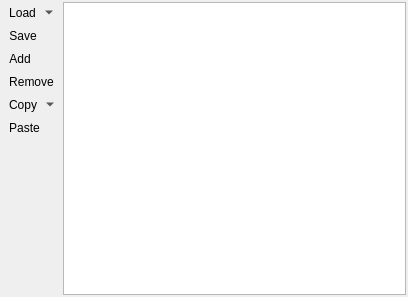
<?xml version="1.0" encoding="UTF-8"?>
<ui version="4.0">
 <class>Form</class>
 <widget class="QWidget" name="Form">
  <property name="geometry">
   <rect>
    <x>0</x>
    <y>0</y>
    <width>408</width>
    <height>297</height>
   </rect>
  </property>
  <property name="windowTitle">
   <string>Form</string>
  </property>
  <layout class="QHBoxLayout" name="horizontalLayout">
   <property name="spacing">
    <number>2</number>
   </property>
   <property name="leftMargin">
    <number>2</number>
   </property>
   <property name="topMargin">
    <number>2</number>
   </property>
   <property name="rightMargin">
    <number>2</number>
   </property>
   <property name="bottomMargin">
    <number>2</number>
   </property>
   <item>
    <layout class="QVBoxLayout" name="verticalLayout">
     <property name="spacing">
      <number>2</number>
     </property>
     <property name="topMargin">
      <number>0</number>
     </property>
     <item>
      <widget class="QToolButton" name="btnLoadClasses">
       <property name="toolTip">
        <string>Load classification scheme from raster image</string>
       </property>
       <property name="text">
        <string>Load</string>
       </property>
       <property name="icon">
        <iconset resource="../../../../QGIS/images/images.qrc">
         <normaloff>:/images/themes/default/mActionAdd.svg</normaloff>:/images/themes/default/mActionAdd.svg</iconset>
       </property>
       <property name="popupMode">
        <enum>QToolButton::MenuButtonPopup</enum>
       </property>
       <property name="autoRaise">
        <bool>true</bool>
       </property>
      </widget>
     </item>
     <item>
      <widget class="QToolButton" name="btnSaveClasses">
       <property name="text">
        <string>Save</string>
       </property>
       <property name="icon">
        <iconset resource="../../../../QGIS/images/images.qrc">
         <normaloff>:/images/themes/default/mActionFileSaveAs.svg</normaloff>:/images/themes/default/mActionFileSaveAs.svg</iconset>
       </property>
       <property name="autoRaise">
        <bool>true</bool>
       </property>
      </widget>
     </item>
     <item>
      <widget class="QToolButton" name="btnAddClasses">
       <property name="toolTip">
        <string>Add a new class</string>
       </property>
       <property name="text">
        <string>Add</string>
       </property>
       <property name="icon">
        <iconset resource="../qpsresources.qrc">
         <normaloff>:/qps/ui/icons/classinfo_add.svg</normaloff>:/qps/ui/icons/classinfo_add.svg</iconset>
       </property>
       <property name="autoRaise">
        <bool>true</bool>
       </property>
      </widget>
     </item>
     <item>
      <widget class="QToolButton" name="btnRemoveClasses">
       <property name="toolTip">
        <string>Remove selected classes</string>
       </property>
       <property name="text">
        <string>Remove</string>
       </property>
       <property name="icon">
        <iconset resource="../qpsresources.qrc">
         <normaloff>:/qps/ui/icons/classinfo_remove.svg</normaloff>:/qps/ui/icons/classinfo_remove.svg</iconset>
       </property>
       <property name="autoRaise">
        <bool>true</bool>
       </property>
      </widget>
     </item>
     <item>
      <widget class="QToolButton" name="btnCopyClasses">
       <property name="text">
        <string>Copy</string>
       </property>
       <property name="icon">
        <iconset resource="../../../../QGIS/images/images.qrc">
         <normaloff>:/images/themes/default/mActionEditCopy.svg</normaloff>:/images/themes/default/mActionEditCopy.svg</iconset>
       </property>
       <property name="popupMode">
        <enum>QToolButton::MenuButtonPopup</enum>
       </property>
       <property name="autoRaise">
        <bool>true</bool>
       </property>
      </widget>
     </item>
     <item>
      <widget class="QToolButton" name="btnPasteClasses">
       <property name="text">
        <string>Paste</string>
       </property>
       <property name="icon">
        <iconset resource="../../../../QGIS/images/images.qrc">
         <normaloff>:/images/themes/default/mActionEditPaste.svg</normaloff>:/images/themes/default/mActionEditPaste.svg</iconset>
       </property>
       <property name="autoRaise">
        <bool>true</bool>
       </property>
      </widget>
     </item>
     <item>
      <spacer name="verticalSpacer">
       <property name="orientation">
        <enum>Qt::Vertical</enum>
       </property>
       <property name="sizeHint" stdset="0">
        <size>
         <width>20</width>
         <height>40</height>
        </size>
       </property>
      </spacer>
     </item>
    </layout>
   </item>
   <item>
    <widget class="QTableView" name="tableClassificationScheme">
     <property name="dragEnabled">
      <bool>true</bool>
     </property>
     <property name="dragDropOverwriteMode">
      <bool>false</bool>
     </property>
     <property name="dragDropMode">
      <enum>QAbstractItemView::DragDrop</enum>
     </property>
     <property name="defaultDropAction">
      <enum>Qt::MoveAction</enum>
     </property>
     <property name="alternatingRowColors">
      <bool>true</bool>
     </property>
     <property name="sortingEnabled">
      <bool>true</bool>
     </property>
     <attribute name="horizontalHeaderStretchLastSection">
      <bool>true</bool>
     </attribute>
    </widget>
   </item>
  </layout>
  <action name="actionAddClasses">
   <property name="icon">
    <iconset resource="../qpsresources.qrc">
     <normaloff>:/qps/ui/icons/classinfo_add.svg</normaloff>:/qps/ui/icons/classinfo_add.svg</iconset>
   </property>
   <property name="text">
    <string>Add Class</string>
   </property>
  </action>
  <action name="actionRemoveClasses">
   <property name="icon">
    <iconset resource="../qpsresources.qrc">
     <normaloff>:/qps/ui/icons/classinfo_remove.svg</normaloff>:/qps/ui/icons/classinfo_remove.svg</iconset>
   </property>
   <property name="text">
    <string>Remove Classes</string>
   </property>
  </action>
  <action name="actionCopyClasses">
   <property name="icon">
    <iconset resource="../../../../QGIS/images/images.qrc">
     <normaloff>:/images/themes/default/mActionEditCopy.svg</normaloff>:/images/themes/default/mActionEditCopy.svg</iconset>
   </property>
   <property name="text">
    <string>Copy Classes</string>
   </property>
  </action>
  <action name="actionPasteClasses">
   <property name="icon">
    <iconset resource="../../../../QGIS/images/images.qrc">
     <normaloff>:/images/themes/default/mActionEditPaste.svg</normaloff>:/images/themes/default/mActionEditPaste.svg</iconset>
   </property>
   <property name="text">
    <string>Paste Classes</string>
   </property>
  </action>
  <action name="actionSaveClasses">
   <property name="icon">
    <iconset resource="../../../../QGIS/images/images.qrc">
     <normaloff>:/images/themes/default/mActionFileSaveAs.svg</normaloff>:/images/themes/default/mActionFileSaveAs.svg</iconset>
   </property>
   <property name="text">
    <string>Save classes</string>
   </property>
  </action>
  <action name="actionLoadFromRasterFile">
   <property name="text">
    <string>Load from raster file</string>
   </property>
  </action>
  <action name="actionLoadFromMapLayer">
   <property name="text">
    <string>Load from Map Layer</string>
   </property>
  </action>
  <action name="actionLoadfromTextFile">
   <property name="text">
    <string>Load from Text File</string>
   </property>
  </action>
  <action name="actionCopyToVectorLayer">
   <property name="text">
    <string>Copy to Vector Layer</string>
   </property>
  </action>
  <action name="actionCopyToRasterLayer">
   <property name="text">
    <string>Copy to Raster Layer</string>
   </property>
  </action>
 </widget>
 <resources>
  <include location="../qpsresources.qrc"/>
  <include location="../../../../QGIS/images/images.qrc"/>
 </resources>
 <connections/>
</ui>
